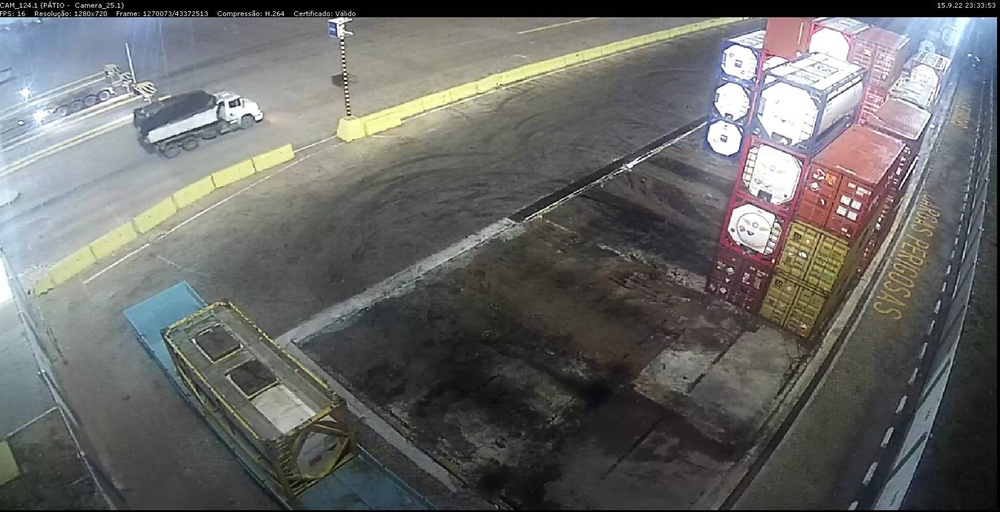
#> input picture Carlos-SVMClassifier/dataset_pecem/Excelente/Imagem20.jpg, 1000 x 512 px, shrunk from 1680 x 860 before the run
$ python dataAugmentation.py
#> lines starting #> are read from the running program, lines starting #| are printed output that depends on the picture
import cv2,random,os
import numpy as np

def changeBrightness(img,low,high):
    value = random.uniform(low,high)
    hsv = cv2.cvtColor(img, cv2.COLOR_BGR2HSV)
    hsv = np.array(hsv, dtype = np.float64)
    hsv[:,:,1] = hsv[:,:,1]*value
    hsv[:,:,1][hsv[:,:,1]>255]  = 255
    hsv[:,:,2] = hsv[:,:,2]*value
    hsv[:,:,2][hsv[:,:,2]>255]  = 255
    hsv = np.array(hsv, dtype = np.uint8)
    img = cv2.cvtColor(hsv, cv2.COLOR_HSV2BGR)
    return img

def horizontalFlip(img):
	return cv2.flip(img,int(random.getrandbits(1)))

def verticalFlip(img):
	return cv2.flip(img,int(random.getrandbits(1)))

def rotation(img,max_angle):
    angle = int(random.uniform(-max_angle, max_angle))
    h, w = img.shape[:2]
    M = cv2.getRotationMatrix2D((int(w/2), int(h/2)), angle, 1)
    img = cv2.warpAffine(img, M, (w, h))
    return img

pathDatabase=os.getcwd()+'\\dataset_pecem'

pathExcelente=pathDatabase+'\\Excelente'
pathBom=pathDatabase+'\\Bom'
pathRuim=pathDatabase+'\\Ruim'
pathPessimo=pathDatabase+'\\Pessimo'

pathAugmented=os.getcwd()+'\\dataset_pecem_augmented'

list_excelente=[]
list_bom=[]
list_ruim=[]
list_pessimo=[]

count=1


for root, dirs, files in os.walk(pathExcelente):
    for file in files:
        #list_excelente.append(os.path.join(root,file))
        imagem=cv2.imread(os.path.join(root,file))
#> imagem is the input picture: shape (512, 1000, 3); mean B, G, R 103.4, 104.8, 104.4
        if imagem is not None:
            for i in range(0,20):
                image=changeBrightness(imagem,0.8,1.2)
                image=horizontalFlip(image)
                image=verticalFlip(image)
                image=rotation(image,30)
                cv2.imwrite(pathAugmented+'\\Excelente\\Imagem'+str(count)+'.'+str(i)+'.jpg',image)
#> this loop made 20 passes
#> pass 1, in changeBrightness, `img = cv2.cvtColor(hsv, cv2.COLOR_HSV2BGR)`:
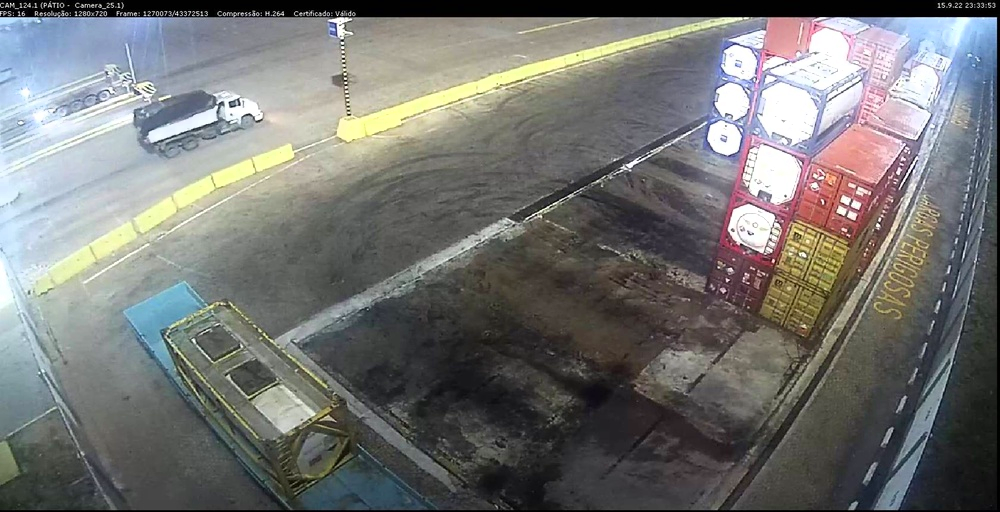
#> img: shape (512, 1000, 3); mean B, G, R 114.6, 116.4, 115.9
            count=count+1

for root, dirs, files in os.walk(pathBom):
    for file in files:
        #list_bom.append(os.path.join(root,file))
        imagem=cv2.imread(os.path.join(root,file))
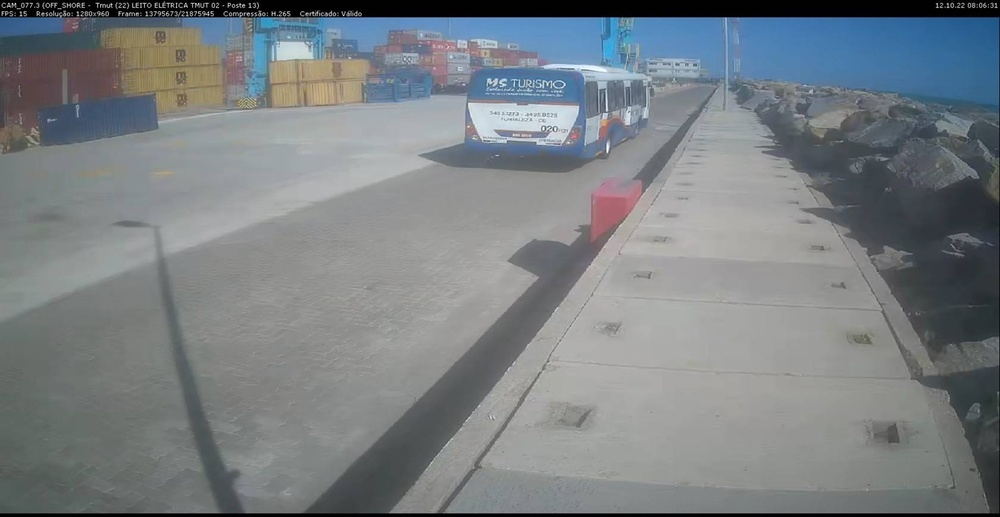
#> input picture Carlos-SVMClassifier/dataset_pecem/Bom/Imagem13.jpg, 1000 x 517 px, shrunk from 1680 x 868 before the run
#> imagem is the input picture: shape (517, 1000, 3); mean B, G, R 130.7, 127.1, 121.4
        if imagem is not None:
            for i in range(0,20):
                image=changeBrightness(imagem,0.8,1.2)
                image=horizontalFlip(image)
                image=verticalFlip(image)
                image=rotation(image,30)
                cv2.imwrite(pathAugmented+'\\Bom\\Imagem'+str(count)+'.'+str(i)+'.jpg',image)
#> this loop made 20 passes
#> M in rotation on passes 1 to 12: [[0.891, 0.454, -62.63], [-0.454, 0.891, 255.1]], [[0.999, -0.0523, 14.19], [0.0523, 0.999, -25.81]], [[0.998, 0.0698, -16.78], [-0.0698, 0.998, 35.51]], [[0.951, -0.309, 104.2], [0.309, 0.951, -141.9]], [[1, -0.0175, 4.58], [0.0175, 1, -8.69]], [[0.927, 0.375, -60.24], [-0.375, 0.927, 206.1]], [[0.921, 0.391, -61.06], [-0.391, 0.921, 215.9]], [[0.995, -0.105, 29.71], [0.105, 0.995, -50.85]], [[0.951, 0.309, -55.25], [-0.309, 0.951, 167.1]], [[0.996, 0.0872, -20.58], [-0.0872, 0.996, 44.56]], [[0.999, -0.0349, 9.31], [0.0349, 0.999, -17.29]], [[0.906, 0.423, -62.19], [-0.423, 0.906, 235.5]]
#> pass 1, in changeBrightness (call 21), `img = cv2.cvtColor(hsv, cv2.COLOR_HSV2BGR)`:
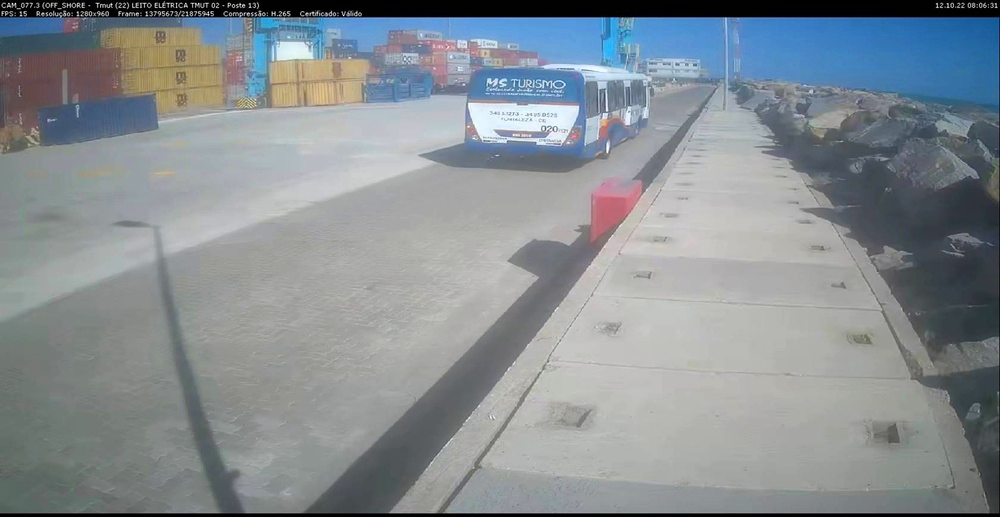
#> img: shape (517, 1000, 3); mean B, G, R 146.1, 141.5, 134.3
            count=count+1

for root, dirs, files in os.walk(pathRuim):
    for file in files:
        #list_ruim.append(os.path.join(root,file))
        imagem=cv2.imread(os.path.join(root,file))
        if imagem is not None:
            for i in range(0,20):
                image=changeBrightness(imagem,0.8,1.2)
                image=horizontalFlip(image)
                image=verticalFlip(image)
                image=rotation(image,30)
                cv2.imwrite(pathAugmented+'\\Ruim\\Imagem'+str(count)+'.'+str(i)+'.jpg',image)
            count=count+1

for root, dirs, files in os.walk(pathPessimo):
    for file in files:
        #list_pessimo.append(os.path.join(root,file))
        imagem=cv2.imread(os.path.join(root,file))
        if imagem is not None:
            for i in range(0,20):
                image=changeBrightness(imagem,0.8,1.2)
                image=horizontalFlip(image)
                image=verticalFlip(image)
                image=rotation(image,30)
                cv2.imwrite(pathAugmented+'\\Pessimo\\Imagem'+str(count)+'.'+str(i)+'.jpg',image)
            count=count+1
